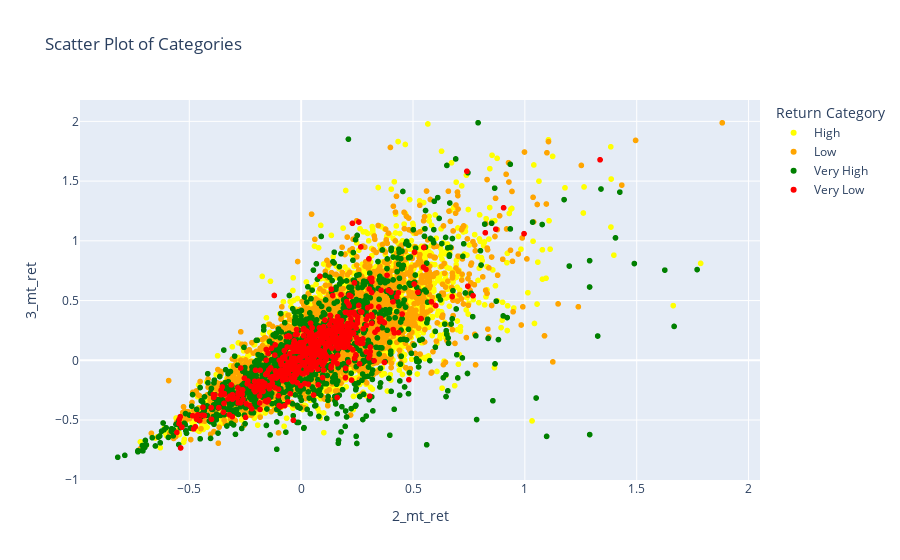

The notebook cell saved with this chart:
### Code cell
import pandas as pd
import numpy as np
import plotly.express as px
import seaborn as sns
import matplotlib.pyplot as plt

# Create figure and axis
fig, ax = plt.subplots()

category_colors = {
    'Very Low': 'red',
    'Low': 'orange',
    'High': 'yellow',
    'Very High': 'green'
}
df['color'] = df['category'].map(category_colors)
df = df[~df[['2_mt_ret', '3_mt_ret', 'returns']].gt(2).any(axis=1)]
#fig = px.scatter(df, x='2_mt_ret', y='3_mt_ret', color='category',
#                 color_discrete_map=category_colors, labels={'category': 'Return Category'},
#                 title='Scatter Plot of Categories')

# Customize the color scale
#fig.update_traces(marker=dict(size=10, opacity=0.7))
#fig.show()
#print(df[['2_mt_ret', '3_mt_ret']].describe())

# Create scatter plot
fig = px.scatter(df, x='2_mt_ret', y='3_mt_ret', color='category',
                 color_discrete_map=category_colors, labels={'category': 'Return Category'},
                 title='Scatter Plot of Categories')

# Customize the color scale
#fig.update_traces(marker=dict(size=10, opacity=0.7))
fig.show()

### Figure 1 — Plotly figure (JSON) as saved in the notebook; plotly's stock layout.template omitted (floating-point values rounded to 4 significant figures; data arrays with more than 128 entries replaced by an {"elided": "..."} marker saying what was removed)
{"data": [{"hovertemplate": "Return Category=High<br>2_mt_ret=%{x}<br>3_mt_ret=%{y}<extra></extra>", "legendgroup": "High", "marker": {"color": "yellow", "symbol": "circle"}, "mode": "markers", "name": "High", "showlegend": true, "type": "scattergl", "x": {"elided": "11345 float values"}, "xaxis": "x", "y": {"elided": "11345 float values"}, "yaxis": "y"}, {"hovertemplate": "Return Category=Low<br>2_mt_ret=%{x}<br>3_mt_ret=%{y}<extra></extra>", "legendgroup": "Low", "marker": {"color": "orange", "symbol": "circle"}, "mode": "markers", "name": "Low", "showlegend": true, "type": "scattergl", "x": {"elided": "7145 float values"}, "xaxis": "x", "y": {"elided": "7145 float values"}, "yaxis": "y"}, {"hovertemplate": "Return Category=Very High<br>2_mt_ret=%{x}<br>3_mt_ret=%{y}<extra></extra>", "legendgroup": "Very High", "marker": {"color": "green", "symbol": "circle"}, "mode": "markers", "name": "Very High", "showlegend": true, "type": "scattergl", "x": {"elided": "1278 float values"}, "xaxis": "x", "y": {"elided": "1278 float values"}, "yaxis": "y"}, {"hovertemplate": "Return Category=Very Low<br>2_mt_ret=%{x}<br>3_mt_ret=%{y}<extra></extra>", "legendgroup": "Very Low", "marker": {"color": "red", "symbol": "circle"}, "mode": "markers", "name": "Very Low", "showlegend": true, "type": "scattergl", "x": {"elided": "531 float values"}, "xaxis": "x", "y": {"elided": "531 float values"}, "yaxis": "y"}], "layout": {"legend": {"title": {"text": "Return Category"}, "tracegroupgap": 0}, "title": {"text": "Scatter Plot of Categories"}, "xaxis": {"anchor": "y", "domain": [0, 1], "title": {"text": "2_mt_ret"}}, "yaxis": {"anchor": "x", "domain": [0, 1], "title": {"text": "3_mt_ret"}}}}
